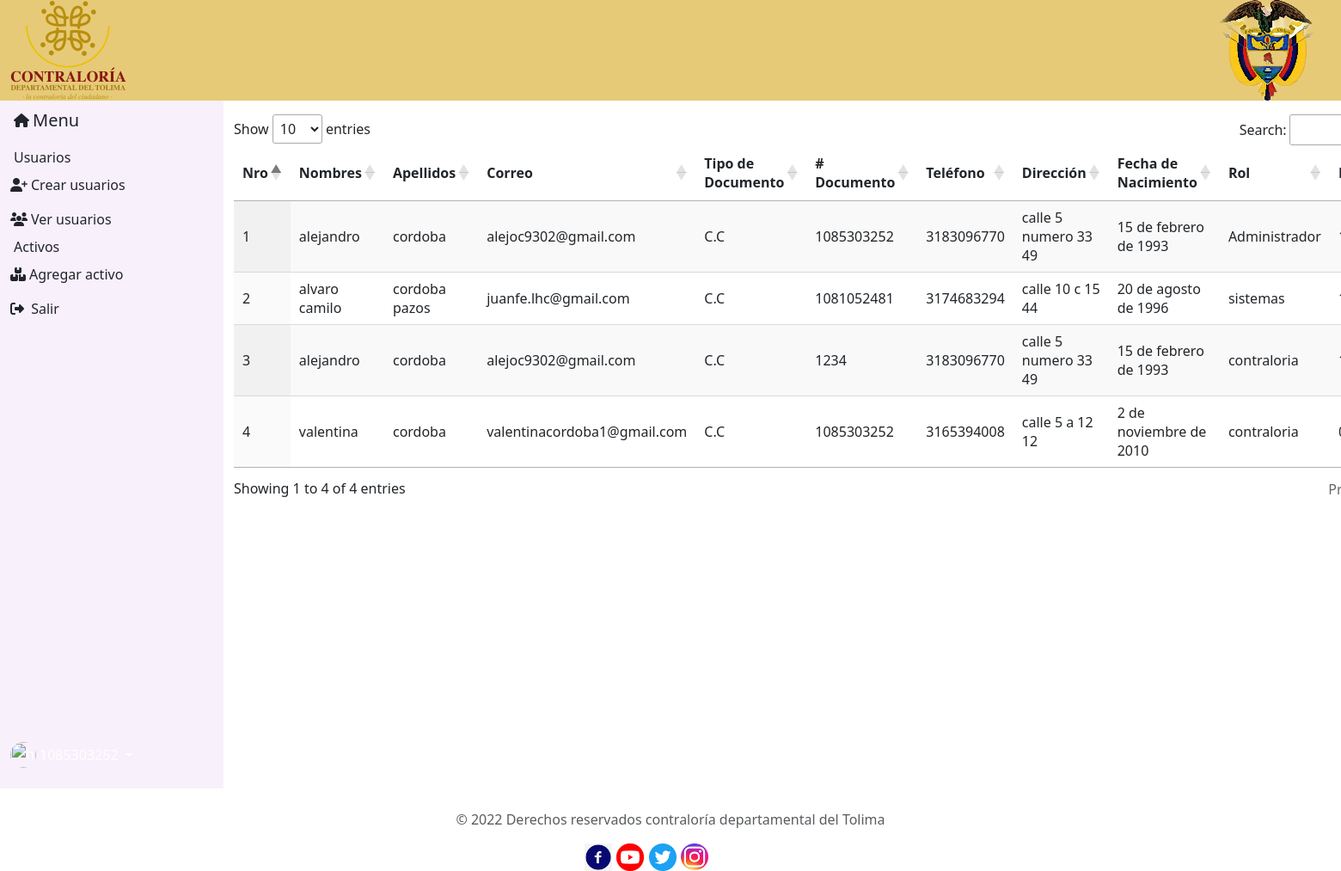
The page /usuarios/usuarios/ (signed in) on the database as committed earlier.
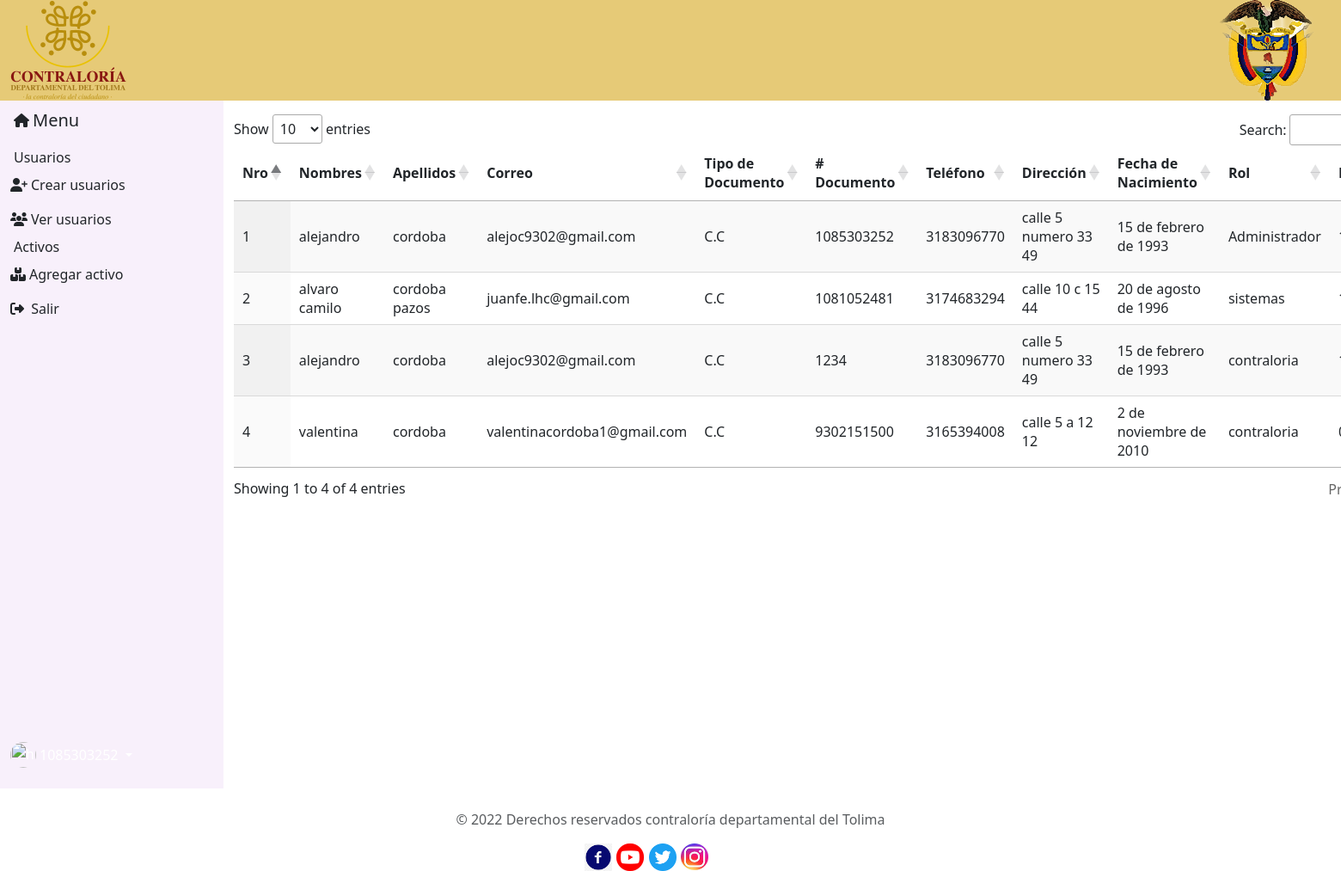
The same page on the database as committed later.
### usuarios/models.py (models this page shows, shortened)
class Usuario(models.Model):
    nombres=models.CharField(max_length=60, verbose_name="Nombres")
    apellidos=models.CharField(max_length=60, verbose_name="Apellidos")
    email= models.EmailField(max_length=150, verbose_name='Correo')
    class TipoDocumento(models.TextChoices):
        CC='C.C', _('Cédula de Ciudadanía')
        CE='C.E', _('Cédula de Extranjería')
        TI='T.I', _('Tarjeta de Identidad')
        OT='Otro', _('Otro Tipo de Documento')
    tipoDocumento=models.CharField(max_length=4, choices=TipoDocumento.choices, default=TipoDocumento.CC, verbose_name="Tipo de Documento")
    documento=models.CharField(max_length=50, unique=True, verbose_name="Número de Documento")
    telefono=models.CharField(max_length=20, verbose_name="Teléfono")
    direccion=models.CharField(max_length=70, verbose_name="Dirección")
    fecha_nacimiento=models.DateField(verbose_name="Fecha de Nacimiento", help_text=u"MM/DD/AAAA")
    class Rol(models.TextChoices):
        Administrador='Administrador', _('Administrador')
        sistemas='sistemas', _('usuario sistemas')
        contraloria='contraloria', _('usuario contraloria')
    rol=models.CharField(max_length=25, choices=Rol.choices, default=Rol.sistemas, verbose_name="Rol")
    class Estado(models.TextChoices):
        ACTIVO='1', _('Activo')
        INACTIVO='0', _('Inactivo')
    estado=models.CharField(max_length=1, choices=Estado.choices, default=Estado.ACTIVO, verbose_name="Estado")
    user=models.ForeignKey(User, on_delete= models.CASCADE)

### usuarios/views.py (the view)
# urls.py: path('usuarios/',include('usuarios.urls')),
@login_required(login_url='inicio')
def usuarios(request):
    titulo="Usuarios"
    usuarios= Usuario.objects.all()
    context={
        'titulo':titulo,
        'usuarios':usuarios
    }
    return render(request,'usuarios/usuarios.html',context)

### base/templates/usuarios/usuarios.html (shortened to what this page needs)
{% extends 'partials/body.html' %}
{% block content %}
<link rel="stylesheet" href="https://cdn.datatables.net/1.12.1/css/jquery.dataTables.min.css">
<table id="usuarios" class="display" style="width:100%">
    <thead>
      <tr>
        <th scope=col>Nro</th>
        <th scope="col">Nombres</th>
        <th scope="col">Apellidos</th>
        <th hscope="col">Correo </th>
        <th scope="col">Tipo de Documento</th>
        <th scope="col"># Documento</th>
        <th scope="col">Teléfono</th>
        <th scope="col">Dirección</th>
        <th scope="col">Fecha de Nacimiento</th>
        <th scope="col">Rol</th>
        <th scope="col">Estado</th>
      </tr>
    </thead>
    <tbody>
      {% for usuario in usuarios %}
      <tr>
        {% if usuario.estado != '3' %}
        <td>{{usuario.id}}</td>
        <td >{{usuario.nombres}}</td>
        <td>{{usuario.apellidos}}</td>
        <td>{{usuario.email}}</td>
        <td>{{usuario.tipoDocumento}}</td>
        <td>{{usuario.documento}}</td>
        <td>{{usuario.telefono}}</td>
        <td>{{usuario.direccion}}</td>
        <td>{{usuario.fecha_nacimiento}}</td>
        <td>{{usuario.rol}}</td>
        <td>{{usuario.estado}}</td>
      {% endif %}
    </tr>
    {% endfor %}
  </tbody>
</table>
{% endblock content %}

Rows that differ between the two databases and show on the page:
changed Usuario "valentina": documento "1085303252" → "9302151500"
